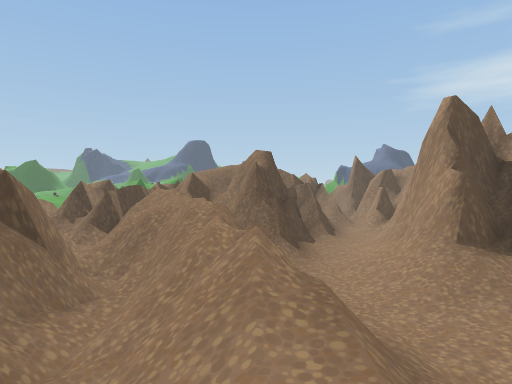
view 1 (above)

14 first-person views from a walk through a scene from a Unity 3-D project. The camera is 1.5 m above the floor, looks level and sees 75° across. The floor is counted in squares, 2 m on a side. Each view is taken from the middle of a square. On the plan, view 1 faces up. The plan holds only what a view shows up to about 11 squares ahead; the rest is blank. The place goes on beyond the plan. Some surface patterns are stand-ins.

view 2
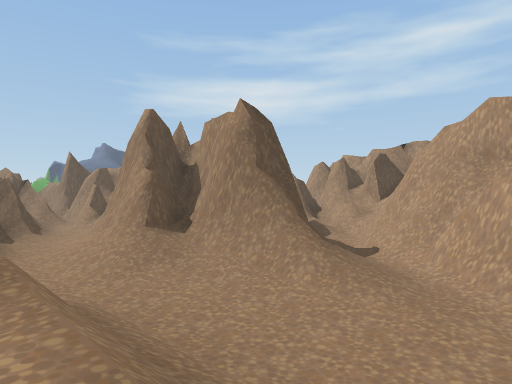

view 3
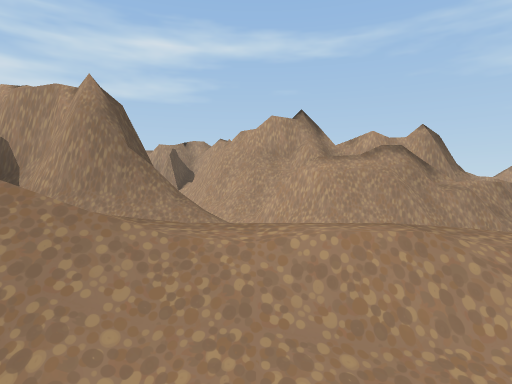

view 4
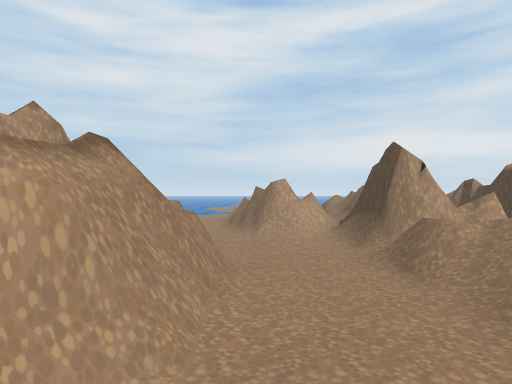

view 5
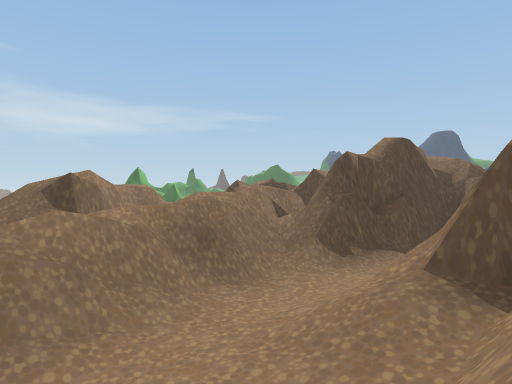

view 6
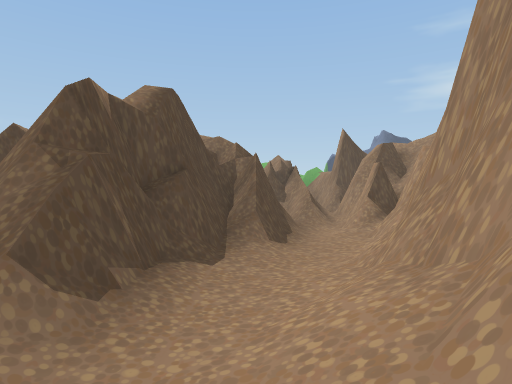

view 7
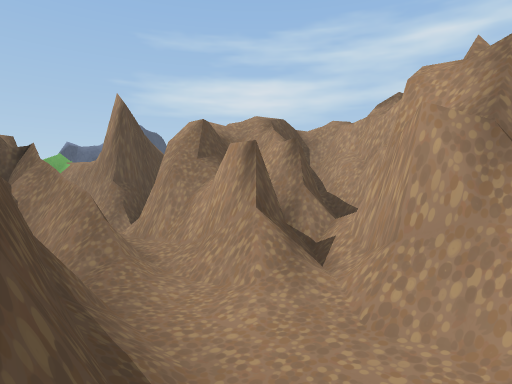

view 8
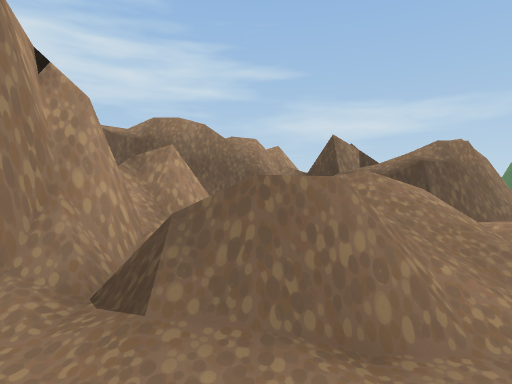

view 9
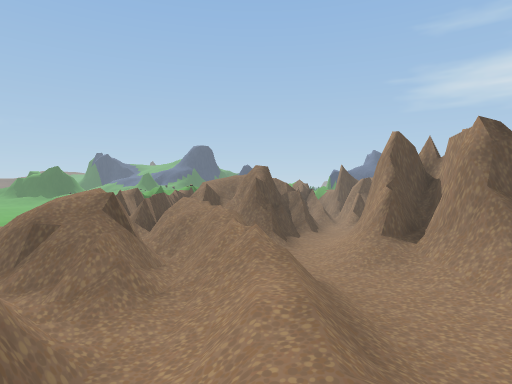

view 10
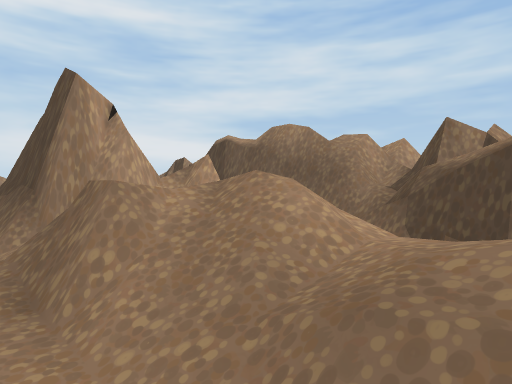

view 11
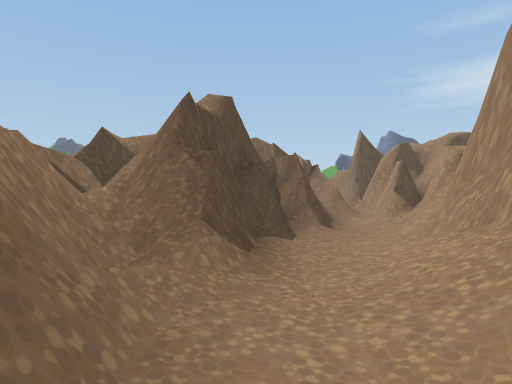

view 12
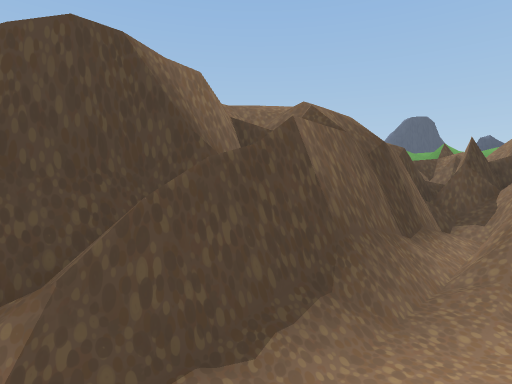

view 13
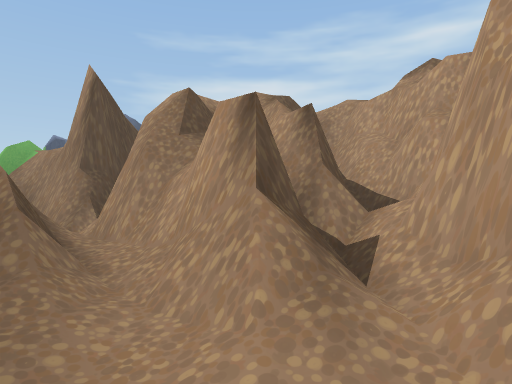

view 14
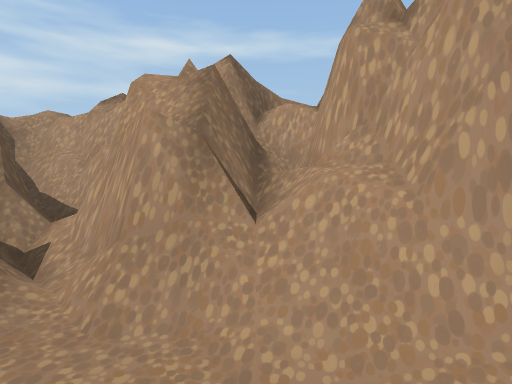

### Floor plan
Key: @ floor where view 1 was taken; # wall or solid block; . main floor; : floor 0.25 m higher than the main floor; - floor 0.25 m lower than the main floor; + floor 4.25 m higher than the main floor; * floor 5 m higher than the main floor; % floor 5.5 m higher than the main floor; / step, stairs or slope; = window, fence, low wall or low ledge; ^ raised ledge; v drop or lower ground.
Columns run from 7 left of view 1 to 10 right of it. Each row starts with its distance up from view 1.
 21            v
 20         //*v
 19         / + ###
 18         vvv ###
 17          v#####
 16         =v####=/
 15          v### vvv/
 14        /=#=###vvvv
 13        /v#######=#
 12         v#//###
 11 v##^vvv%v#.=#
 10  ### vvv#/./#
  9  /=# vv##./##
  8   ##v ###.###
  7   =v #=#=.##
  6   /=====./##
  5    /##==.//#
  4    /=#==///##
  3    =#=/=/..#####
  2    #==///-.//.=#
  1    =#/.//-.:/###
  0     v#.@/--.###
 -1     =# //---##
 -2    =#= //--.#
 -3   =##= /=--.##
 -4    =#  ==--.##
 -5       ##=---/

Where each view was taken, in squares from view 1:
view 1: 0 up, 0 right, facing up
view 2: 1 down, 0 right, facing up-right
view 3: 1 up, 2 left, facing right
view 4: 2 up, 4 right, facing down
view 5: 2 up, 4 right, facing up-left
view 6: 5 up, 2 right, facing up
view 7: 10 up, 2 right, facing up-right
view 8: 4 down, 3 right, facing left
view 9: 3 down, 0 right, facing up
view 10: 1 down, 2 right, facing down-left
view 11: 4 up, 1 right, facing up
view 12: 10 up, 4 right, facing up-left
view 13: 11 up, 3 right, facing up-right
view 14: 10 up, 2 right, facing right
